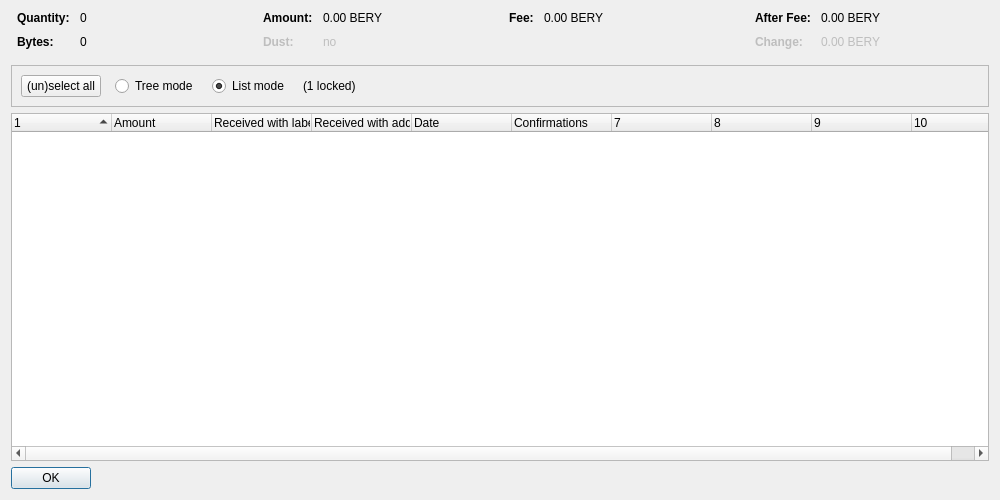
<?xml version="1.0" encoding="UTF-8"?>
<ui version="4.0">
 <class>CoinControlDialog</class>
 <widget class="QDialog" name="CoinControlDialog">
  <property name="geometry">
   <rect>
    <x>0</x>
    <y>0</y>
    <width>1000</width>
    <height>500</height>
   </rect>
  </property>
  <property name="windowTitle">
   <string>Coin Selection</string>
  </property>
  <layout class="QVBoxLayout" name="verticalLayout">
   <item>
    <layout class="QHBoxLayout" name="horizontalLayoutTop" stretch="0,0,0,0">
     <property name="topMargin">
      <number>0</number>
     </property>
     <property name="bottomMargin">
      <number>10</number>
     </property>
     <item>
      <layout class="QFormLayout" name="formLayoutCoinControl1">
       <property name="horizontalSpacing">
        <number>10</number>
       </property>
       <property name="verticalSpacing">
        <number>10</number>
       </property>
       <property name="leftMargin">
        <number>6</number>
       </property>
       <property name="rightMargin">
        <number>6</number>
       </property>
       <item row="0" column="0">
        <widget class="QLabel" name="labelCoinControlQuantityText">
         <property name="font">
          <font>
           <weight>75</weight>
           <bold>true</bold>
          </font>
         </property>
         <property name="text">
          <string>Quantity:</string>
         </property>
        </widget>
       </item>
       <item row="0" column="1">
        <widget class="QLabel" name="labelCoinControlQuantity">
         <property name="cursor">
          <cursorShape>IBeamCursor</cursorShape>
         </property>
         <property name="contextMenuPolicy">
          <enum>Qt::ActionsContextMenu</enum>
         </property>
         <property name="text">
          <string notr="true">0</string>
         </property>
         <property name="textInteractionFlags">
          <set>Qt::LinksAccessibleByMouse|Qt::TextSelectableByKeyboard|Qt::TextSelectableByMouse</set>
         </property>
        </widget>
       </item>
       <item row="1" column="0">
        <widget class="QLabel" name="labelCoinControlBytesText">
         <property name="font">
          <font>
           <weight>75</weight>
           <bold>true</bold>
          </font>
         </property>
         <property name="text">
          <string>Bytes:</string>
         </property>
        </widget>
       </item>
       <item row="1" column="1">
        <widget class="QLabel" name="labelCoinControlBytes">
         <property name="cursor">
          <cursorShape>IBeamCursor</cursorShape>
         </property>
         <property name="contextMenuPolicy">
          <enum>Qt::ActionsContextMenu</enum>
         </property>
         <property name="text">
          <string notr="true">0</string>
         </property>
         <property name="textInteractionFlags">
          <set>Qt::LinksAccessibleByMouse|Qt::TextSelectableByKeyboard|Qt::TextSelectableByMouse</set>
         </property>
        </widget>
       </item>
      </layout>
     </item>
     <item>
      <layout class="QFormLayout" name="formLayoutCoinControl2">
       <property name="horizontalSpacing">
        <number>10</number>
       </property>
       <property name="verticalSpacing">
        <number>10</number>
       </property>
       <property name="leftMargin">
        <number>6</number>
       </property>
       <property name="rightMargin">
        <number>6</number>
       </property>
       <item row="0" column="0">
        <widget class="QLabel" name="labelCoinControlAmountText">
         <property name="font">
          <font>
           <weight>75</weight>
           <bold>true</bold>
          </font>
         </property>
         <property name="text">
          <string>Amount:</string>
         </property>
        </widget>
       </item>
       <item row="0" column="1">
        <widget class="QLabel" name="labelCoinControlAmount">
         <property name="cursor">
          <cursorShape>IBeamCursor</cursorShape>
         </property>
         <property name="contextMenuPolicy">
          <enum>Qt::ActionsContextMenu</enum>
         </property>
         <property name="text">
          <string notr="true">0.00 BERY</string>
         </property>
         <property name="textInteractionFlags">
          <set>Qt::LinksAccessibleByMouse|Qt::TextSelectableByKeyboard|Qt::TextSelectableByMouse</set>
         </property>
        </widget>
       </item>
       <item row="1" column="0">
        <widget class="QLabel" name="labelCoinControlLowOutputText">
         <property name="enabled">
          <bool>false</bool>
         </property>
         <property name="font">
          <font>
           <weight>75</weight>
           <bold>true</bold>
          </font>
         </property>
         <property name="text">
          <string>Dust:</string>
         </property>
        </widget>
       </item>
       <item row="1" column="1">
        <widget class="QLabel" name="labelCoinControlLowOutput">
         <property name="enabled">
          <bool>false</bool>
         </property>
         <property name="cursor">
          <cursorShape>IBeamCursor</cursorShape>
         </property>
         <property name="contextMenuPolicy">
          <enum>Qt::ActionsContextMenu</enum>
         </property>
         <property name="text">
          <string notr="true">no</string>
         </property>
         <property name="textInteractionFlags">
          <set>Qt::LinksAccessibleByMouse|Qt::TextSelectableByKeyboard|Qt::TextSelectableByMouse</set>
         </property>
        </widget>
       </item>
      </layout>
     </item>
     <item>
      <layout class="QFormLayout" name="formLayoutCoinControl3">
       <property name="horizontalSpacing">
        <number>10</number>
       </property>
       <property name="verticalSpacing">
        <number>10</number>
       </property>
       <property name="leftMargin">
        <number>6</number>
       </property>
       <property name="rightMargin">
        <number>6</number>
       </property>
       <item row="0" column="0">
        <widget class="QLabel" name="labelCoinControlFeeText">
         <property name="font">
          <font>
           <weight>75</weight>
           <bold>true</bold>
          </font>
         </property>
         <property name="text">
          <string>Fee:</string>
         </property>
        </widget>
       </item>
       <item row="0" column="1">
        <widget class="QLabel" name="labelCoinControlFee">
         <property name="cursor">
          <cursorShape>IBeamCursor</cursorShape>
         </property>
         <property name="contextMenuPolicy">
          <enum>Qt::ActionsContextMenu</enum>
         </property>
         <property name="text">
          <string notr="true">0.00 BERY</string>
         </property>
         <property name="textInteractionFlags">
          <set>Qt::LinksAccessibleByMouse|Qt::TextSelectableByKeyboard|Qt::TextSelectableByMouse</set>
         </property>
        </widget>
       </item>
      </layout>
     </item>
     <item>
      <layout class="QFormLayout" name="formLayoutCoinControl4">
       <property name="horizontalSpacing">
        <number>10</number>
       </property>
       <property name="verticalSpacing">
        <number>10</number>
       </property>
       <property name="leftMargin">
        <number>6</number>
       </property>
       <property name="rightMargin">
        <number>6</number>
       </property>
       <item row="0" column="0">
        <widget class="QLabel" name="labelCoinControlAfterFeeText">
         <property name="font">
          <font>
           <weight>75</weight>
           <bold>true</bold>
          </font>
         </property>
         <property name="text">
          <string>After Fee:</string>
         </property>
        </widget>
       </item>
       <item row="0" column="1">
        <widget class="QLabel" name="labelCoinControlAfterFee">
         <property name="cursor">
          <cursorShape>IBeamCursor</cursorShape>
         </property>
         <property name="contextMenuPolicy">
          <enum>Qt::ActionsContextMenu</enum>
         </property>
         <property name="text">
          <string notr="true">0.00 BERY</string>
         </property>
         <property name="textInteractionFlags">
          <set>Qt::LinksAccessibleByMouse|Qt::TextSelectableByKeyboard|Qt::TextSelectableByMouse</set>
         </property>
        </widget>
       </item>
       <item row="1" column="0">
        <widget class="QLabel" name="labelCoinControlChangeText">
         <property name="enabled">
          <bool>false</bool>
         </property>
         <property name="font">
          <font>
           <weight>75</weight>
           <bold>true</bold>
          </font>
         </property>
         <property name="text">
          <string>Change:</string>
         </property>
        </widget>
       </item>
       <item row="1" column="1">
        <widget class="QLabel" name="labelCoinControlChange">
         <property name="enabled">
          <bool>false</bool>
         </property>
         <property name="cursor">
          <cursorShape>IBeamCursor</cursorShape>
         </property>
         <property name="contextMenuPolicy">
          <enum>Qt::ActionsContextMenu</enum>
         </property>
         <property name="text">
          <string notr="true">0.00 BERY</string>
         </property>
         <property name="textInteractionFlags">
          <set>Qt::LinksAccessibleByMouse|Qt::TextSelectableByKeyboard|Qt::TextSelectableByMouse</set>
         </property>
        </widget>
       </item>
      </layout>
     </item>
    </layout>
   </item>
   <item>
    <widget class="QFrame" name="frame">
     <property name="minimumSize">
      <size>
       <width>0</width>
       <height>40</height>
      </size>
     </property>
     <property name="frameShape">
      <enum>QFrame::StyledPanel</enum>
     </property>
     <property name="frameShadow">
      <enum>QFrame::Sunken</enum>
     </property>
     <layout class="QHBoxLayout" name="horizontalLayout">
      <item>
       <layout class="QHBoxLayout" name="horizontalLayoutPanel" stretch="0,0,0,0,0">
        <property name="spacing">
         <number>14</number>
        </property>
        <item>
         <widget class="QPushButton" name="pushButtonSelectAll">
          <property name="sizePolicy">
           <sizepolicy hsizetype="Maximum" vsizetype="Fixed">
            <horstretch>0</horstretch>
            <verstretch>0</verstretch>
           </sizepolicy>
          </property>
          <property name="text">
           <string>(un)select all</string>
          </property>
          <property name="autoDefault">
           <bool>false</bool>
          </property>
         </widget>
        </item>
        <item>
         <widget class="QRadioButton" name="radioTreeMode">
          <property name="sizePolicy">
           <sizepolicy hsizetype="Maximum" vsizetype="Fixed">
            <horstretch>0</horstretch>
            <verstretch>0</verstretch>
           </sizepolicy>
          </property>
          <property name="text">
           <string>Tree mode</string>
          </property>
         </widget>
        </item>
        <item>
         <widget class="QRadioButton" name="radioListMode">
          <property name="sizePolicy">
           <sizepolicy hsizetype="Maximum" vsizetype="Fixed">
            <horstretch>0</horstretch>
            <verstretch>0</verstretch>
           </sizepolicy>
          </property>
          <property name="text">
           <string>List mode</string>
          </property>
          <property name="checked">
           <bool>true</bool>
          </property>
         </widget>
        </item>
        <item>
         <widget class="QLabel" name="labelLocked">
          <property name="text">
           <string notr="true">(1 locked)</string>
          </property>
         </widget>
        </item>
        <item>
         <spacer name="horizontalSpacer">
          <property name="orientation">
           <enum>Qt::Horizontal</enum>
          </property>
          <property name="sizeHint" stdset="0">
           <size>
            <width>40</width>
            <height>20</height>
           </size>
          </property>
         </spacer>
        </item>
       </layout>
      </item>
     </layout>
    </widget>
   </item>
   <item>
    <widget class="CoinControlTreeWidget" name="treeWidget">
     <property name="contextMenuPolicy">
      <enum>Qt::CustomContextMenu</enum>
     </property>
     <property name="sortingEnabled">
      <bool>false</bool>
     </property>
     <property name="columnCount">
      <number>10</number>
     </property>
     <attribute name="headerShowSortIndicator" stdset="0">
      <bool>true</bool>
     </attribute>
     <attribute name="headerStretchLastSection">
      <bool>false</bool>
     </attribute>
     <column>
      <property name="text">
       <string/>
      </property>
     </column>
     <column>
      <property name="text">
       <string>Amount</string>
      </property>
     </column>
     <column>
      <property name="text">
       <string>Received with label</string>
      </property>
     </column>
     <column>
      <property name="text">
       <string>Received with address</string>
      </property>
     </column>
     <column>
      <property name="text">
       <string>Date</string>
      </property>
     </column>
     <column>
      <property name="text">
       <string>Confirmations</string>
      </property>
      <property name="toolTip">
       <string>Confirmed</string>
      </property>
     </column>
     <column>
      <property name="text">
       <string/>
      </property>
     </column>
     <column>
      <property name="text">
       <string/>
      </property>
     </column>
     <column>
      <property name="text">
       <string/>
      </property>
     </column>
     <column>
      <property name="text">
       <string/>
      </property>
     </column>
    </widget>
   </item>
   <item>
    <widget class="QDialogButtonBox" name="buttonBox">
     <property name="sizePolicy">
      <sizepolicy hsizetype="Maximum" vsizetype="Fixed">
       <horstretch>0</horstretch>
       <verstretch>0</verstretch>
      </sizepolicy>
     </property>
     <property name="orientation">
      <enum>Qt::Horizontal</enum>
     </property>
     <property name="standardButtons">
      <set>QDialogButtonBox::Ok</set>
     </property>
    </widget>
   </item>
  </layout>
 </widget>
 <customwidgets>
  <customwidget>
   <class>CoinControlTreeWidget</class>
   <extends>QTreeWidget</extends>
   <header>qt/coincontroltreewidget.h</header>
  </customwidget>
 </customwidgets>
 <resources/>
 <connections/>
</ui>
